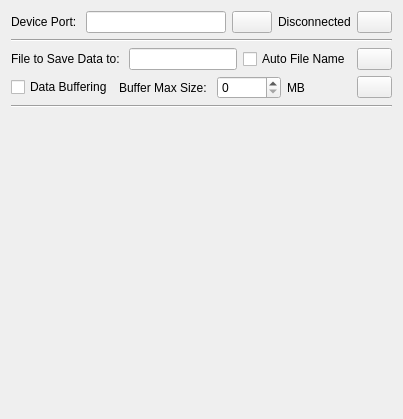
          <widget class="QWidget" name="tab_1">
           <attribute name="title">
            <string>Tab 1</string>
           </attribute>
           <layout class="QVBoxLayout" name="verticalLayout_6">
            <item>
             <layout class="QHBoxLayout" name="horizontalLayout">
              <item>
               <widget class="QLabel" name="label">
                <property name="text">
                 <string>Device Port: </string>
                </property>
               </widget>
              </item>
              <item>
               <widget class="QLineEdit" name="DevicePortLineEdit"/>
              </item>
              <item>
               <widget class="QPushButton" name="connectDeviceButton">
                <property name="maximumSize">
                 <size>
                  <width>60</width>
                  <height>16777215</height>
                 </size>
                </property>
                <property name="text">
                 <string/>
                </property>
               </widget>
              </item>
              <item>
               <widget class="QLabel" name="connectDeviceLabel">
                <property name="text">
                 <string>Disconnected</string>
                </property>
               </widget>
              </item>
              <item>
               <widget class="QPushButton" name="connectDeviceHelp">
                <property name="maximumSize">
                 <size>
                  <width>35</width>
                  <height>16777215</height>
                 </size>
                </property>
                <property name="text">
                 <string/>
                </property>
               </widget>
              </item>
             </layout>
            </item>
            <item>
             <widget class="Line" name="line">
              <property name="orientation">
               <enum>Qt::Horizontal</enum>
              </property>
             </widget>
            </item>
            <item>
             <layout class="QVBoxLayout" name="verticalLayout_5">
              <item>
               <layout class="QHBoxLayout" name="horizontalLayout_2">
                <item>
                 <widget class="QLabel" name="label_2">
                  <property name="text">
                   <string>File to Save Data to: </string>
                  </property>
                 </widget>
                </item>
                <item>
                 <widget class="QLineEdit" name="SaveFilePathLineEdit"/>
                </item>
                <item>
                 <widget class="QCheckBox" name="SaveFilePathCheckBox">
                  <property name="text">
                   <string>Auto File Name</string>
                  </property>
                 </widget>
                </item>
                <item>
                 <widget class="QPushButton" name="SaveFilePathHelp">
                  <property name="maximumSize">
                   <size>
                    <width>35</width>
                    <height>16777215</height>
                   </size>
                  </property>
                  <property name="text">
                   <string/>
                  </property>
                 </widget>
                </item>
               </layout>
              </item>
              <item>
               <layout class="QHBoxLayout" name="horizontalLayout_3">
                <item>
                 <widget class="QCheckBox" name="BufferingCheckBox">
                  <property name="text">
                   <string>Data Buffering</string>
                  </property>
                 </widget>
                </item>
                <item>
                 <widget class="QLabel" name="label_3">
                  <property name="text">
                   <string>Buffer Max Size: </string>
                  </property>
                 </widget>
                </item>
                <item>
                 <widget class="QSpinBox" name="BufferingSpinBox"/>
                </item>
                <item>
                 <widget class="QLabel" name="label_4">
                  <property name="text">
                   <string>MB</string>
                  </property>
                 </widget>
                </item>
                <item>
                 <widget class="QPushButton" name="BufferingHelp">
                  <property name="maximumSize">
                   <size>
                    <width>35</width>
                    <height>16777215</height>
                   </size>
                  </property>
                  <property name="text">
                   <string/>
                  </property>
                 </widget>
                </item>
               </layout>
              </item>
             </layout>
            </item>
            <item>
             <widget class="Line" name="line_27">
              <property name="orientation">
               <enum>Qt::Horizontal</enum>
              </property>
             </widget>
            </item>
            <item>
             <spacer name="verticalSpacer">
              <property name="orientation">
               <enum>Qt::Vertical</enum>
              </property>
              <property name="sizeType">
               <enum>QSizePolicy::Maximum</enum>
              </property>
              <property name="sizeHint" stdset="0">
               <size>
                <width>20</width>
                <height>300</height>
               </size>
              </property>
             </spacer>
            </item>
           </layout>
          </widget>
